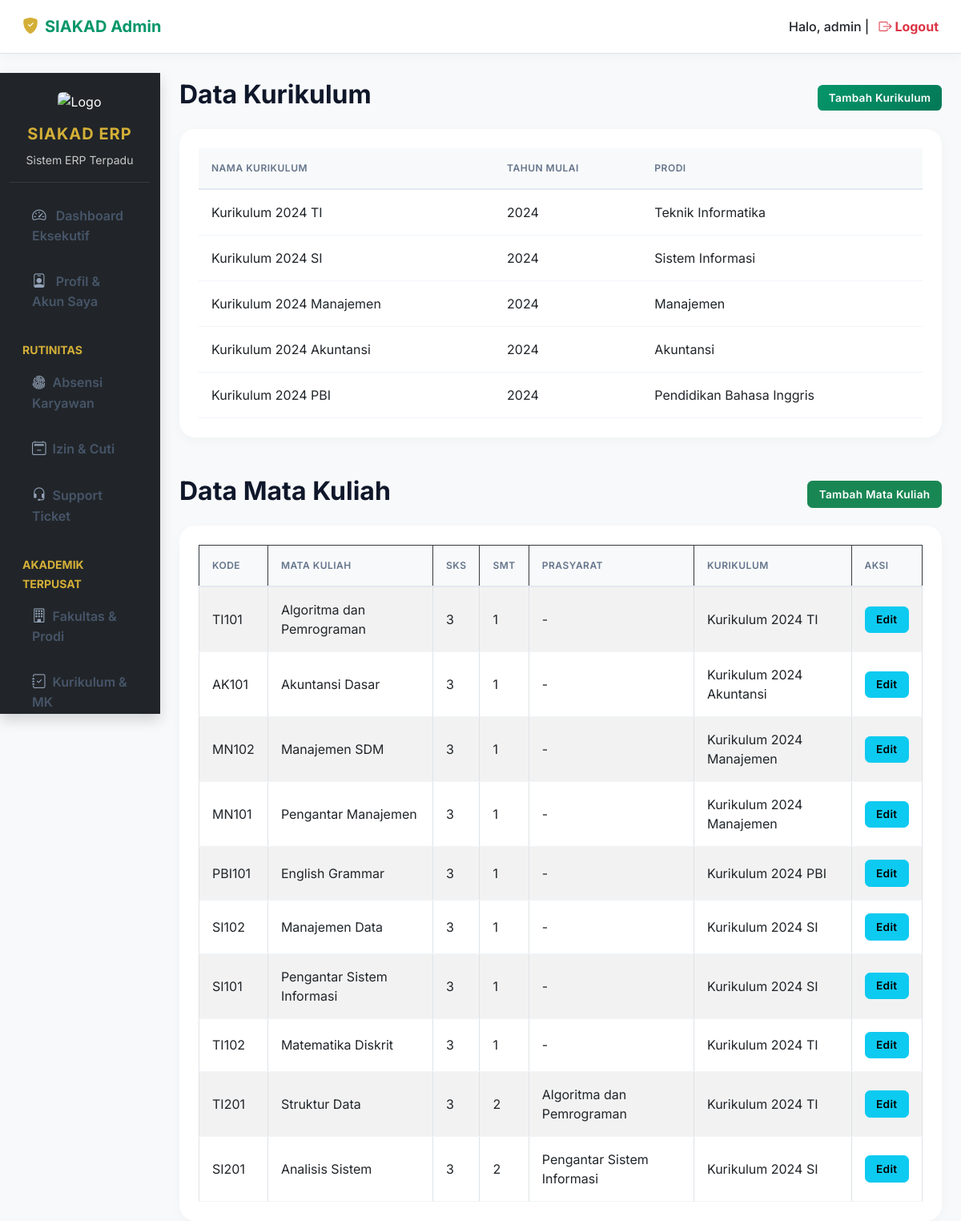
Page /views/admin/kurikulum.php (signed in) on the committed database.
### tables this page shows
CREATE TABLE `kurikulum` (
  `id_kurikulum` int(11) NOT NULL AUTO_INCREMENT,
  `nama_kurikulum` varchar(100) NOT NULL,
  `tahun_mulai` year(4) NOT NULL,
  `id_prodi` int(11) NOT NULL,
  PRIMARY KEY (`id_kurikulum`),
  KEY `id_prodi` (`id_prodi`),
  CONSTRAINT `kurikulum_ibfk_1` FOREIGN KEY (`id_prodi`) REFERENCES `prodi` (`id_prodi`)
);

CREATE TABLE `prodi` (
  `id_prodi` int(11) NOT NULL AUTO_INCREMENT,
  `nama_prodi` varchar(100) NOT NULL,
  `id_fakultas` int(11) DEFAULT NULL,
  PRIMARY KEY (`id_prodi`)
);

CREATE TABLE `mata_kuliah` (
  `id_mk` int(11) NOT NULL AUTO_INCREMENT,
  `kode_mk` varchar(20) NOT NULL,
  `nama_mk` varchar(100) NOT NULL,
  `sks` int(11) NOT NULL,
  `semester` int(11) NOT NULL,
  `id_prasyarat` int(11) DEFAULT NULL,
  `id_kurikulum` int(11) NOT NULL,
  PRIMARY KEY (`id_mk`),
  UNIQUE KEY `kode_mk` (`kode_mk`),
  KEY `id_prasyarat` (`id_prasyarat`),
  KEY `id_kurikulum` (`id_kurikulum`),
  KEY `idx_mk_kode` (`kode_mk`),
  CONSTRAINT `mata_kuliah_ibfk_1` FOREIGN KEY (`id_prasyarat`) REFERENCES `mata_kuliah` (`id_mk`),
  CONSTRAINT `mata_kuliah_ibfk_2` FOREIGN KEY (`id_kurikulum`) REFERENCES `kurikulum` (`id_kurikulum`)
);

### views/admin/kurikulum.php (the view, shortened to what this page needs)
<?php
require_once '../../config/db.php';
$kurikulumList = $pdo->query('SELECT k.*, p.nama_prodi FROM kurikulum k JOIN prodi p ON k.id_prodi = p.id_prodi ORDER BY k.tahun_mulai DESC')->fetchAll();
$mkList = $pdo->query('SELECT mk.*, pr.nama_mk AS nama_prasyarat, k.nama_kurikulum FROM mata_kuliah mk LEFT JOIN mata_kuliah pr ON mk.id_prasyarat = pr.id_mk JOIN kurikulum k ON mk.id_kurikulum = k.id_kurikulum ORDER BY mk.semester ASC')->fetchAll();
?>
<!DOCTYPE html>
<html lang="id">
<head>
    <link href="https://cdn.jsdelivr.net/npm/bootstrap@5.3.0/dist/css/bootstrap.min.css" rel="stylesheet">
    <link rel="stylesheet" href="../../public/css/style.css">
    <link rel="stylesheet" href="https://cdn.jsdelivr.net/npm/bootstrap-icons@1.11.1/font/bootstrap-icons.css">
</head>
<body class="bg-light">
<nav class="navbar navbar-expand-lg border-bottom sticky-top bg-white px-3 mb-4 shadow-sm">
    <div class="container-fluid">
        <a class="navbar-brand fw-bold text-primary" href="dashboard.php">
            <i class="bi bi-shield-fill-check text-warning me-2"></i>SIAKAD Admin
        </a>
        <span class="navbar-text ms-auto text-dark fw-medium">
            Halo, <?= htmlspecialchars($_SESSION['user']['username'] ?? 'Admin') ?> |
            <a href="../../auth/logout.php" class="text-danger fw-bold text-decoration-none ms-2"><i class="bi bi-box-arrow-right"></i> Logout</a>
        </span>
    </div>
</nav>
<div class="container-fluid">
  <div class="row">
    <?php include 'includes/sidebar.php'; ?>
    <main class="col-md-9 ms-sm-auto col-lg-10 px-md-4 mt-2">
    <div class="d-flex justify-content-between align-items-center mb-3">
        <h2>Data Kurikulum</h2>
        <button class="btn btn-primary btn-sm" data-bs-toggle="modal" data-bs-target="#kurikulumModal">Tambah Kurikulum</button>
    </div>
    <div class="card shadow-sm mb-5">
        <div class="card-body">
            <table class="table table-hover">
                <thead><tr><th>Nama Kurikulum</th><th>Tahun Mulai</th><th>Prodi</th></tr></thead>
                <tbody>
                    <?php foreach ($kurikulumList as $k): ?>
                    <tr>
                        <td><?= htmlspecialchars($k['nama_kurikulum']) ?></td>
                        <td><?= htmlspecialchars($k['tahun_mulai']) ?></td>
                        <td><?= htmlspecialchars($k['nama_prodi']) ?></td>
                    </tr>
                    <?php endforeach; ?>
                </tbody>
            </table>
        </div>
    </div>
    <div class="d-flex justify-content-between align-items-center mb-3">
        <h2>Data Mata Kuliah</h2>
        <button class="btn btn-success btn-sm" data-bs-toggle="modal" data-bs-target="#mkModal" onclick="resetMkForm()">Tambah Mata Kuliah</button>
    </div>
    <div class="card shadow-sm">
        <div class="card-body">
            <table class="table table-bordered table-striped">
                <thead class="table-dark">
                    <tr>
                        <th>Kode</th>
                        <th>Mata Kuliah</th>
                        <th>SKS</th>
                        <th>SMT</th>
                        <th>Prasyarat</th>
                        <th>Kurikulum</th>
                        <th>Aksi</th>
                    </tr>
                </thead>
                <tbody>
                    <?php foreach ($mkList as $mk): ?>
                    <tr>
                        <td><?= htmlspecialchars($mk['kode_mk']) ?></td>
                        <td><?= htmlspecialchars($mk['nama_mk']) ?></td>
                        <td><?= htmlspecialchars($mk['sks']) ?></td>
                        <td><?= htmlspecialchars($mk['semester']) ?></td>
                        <td><?= $mk['nama_prasyarat'] ? htmlspecialchars($mk['nama_prasyarat']) : '-' ?></td>
                        <td><?= htmlspecialchars($mk['nama_kurikulum']) ?></td>
                        <td>
                            <button class="btn btn-sm btn-info" onclick='editMk(<?= json_encode($mk) ?>)'>Edit</button>
                        </td>
                    </tr>
                    <?php endforeach; ?>
                </tbody>
            </table>
        </div>
    </div>
</div>
  </div>
</body>
</html>

### public/css/style.css (style rules this page uses)
:root { --stis-green: #059669; --stis-green-hover: #047857; --stis-green-soft: rgba(5, 150, 105, 0.08); --stis-gold: #d4af37; --stis-gold-dark: #b5952f; --glass-bg: rgba(255, 255, 255, 0.7); --glass-border: rgba(255, 255, 255, 0.4); }
.text-primary { color: var(--stis-green) !important; }
.btn-primary { background-color: var(--stis-green) !important; border-color: var(--stis-green) !important; color: white !important; }
.text-warning { color: var(--stis-gold) !important; }
body { font-family: 'Inter', sans-serif; background-color: #f4f7f9; color: #2b3445; }
.card { border: none !important; border-radius: 1.25rem !important; box-shadow: 0 10px 30px rgba(0, 0, 0, 0.04) !important; transition: transform 0.3s cubic-bezier(0.34, 1.56, 0.64, 1), box-shadow 0.3s ease; background: #ffffff; }
.card-body { padding: 1.5rem; }
.table { vertical-align: middle; margin-bottom: 0; }
.table thead th { background-color: #f8f9fa; color: #64748b; font-weight: 600; text-transform: uppercase; font-size: 0.75rem; letter-spacing: 0.5px; border-bottom: 2px solid #e2e8f0; border-top: none; padding: 1rem; }
.table tbody td { padding: 1rem; border-bottom: 1px solid #f1f5f9; }
.btn { font-weight: 600; letter-spacing: 0.3px; border-radius: 0.5rem; padding: 0.5rem 1.25rem; transition: all 0.2s ease; }
.btn-sm { padding: 0.35rem 0.85rem; font-size: 0.85rem; border-radius: 0.4rem; }
.btn-primary { background: linear-gradient(135deg, var(--stis-green), var(--stis-green-hover)) !important; border: none !important; }
h1, h2, h3, h4, h5, h6 { font-weight: 700; color: #0f172a; }
.navbar { box-shadow: 0 2px 15px rgba(0,0,0,0.04) !important; padding: 0.8rem 1.5rem; }
.shadow-sm { box-shadow: 0 4px 15px rgba(0,0,0,0.03) !important; }

### rows in the picture
kurikulum: nama_kurikulum "Kurikulum 2024 TI", tahun_mulai "2024", id_prodi.nama_prodi "Teknik Informatika"
kurikulum: nama_kurikulum "Kurikulum 2024 SI", tahun_mulai "2024", id_prodi.nama_prodi "Sistem Informasi"
kurikulum: nama_kurikulum "Kurikulum 2024 Manajemen", tahun_mulai "2024", id_prodi.nama_prodi "Manajemen"
kurikulum: nama_kurikulum "Kurikulum 2024 Akuntansi", tahun_mulai "2024", id_prodi.nama_prodi "Akuntansi"
kurikulum: nama_kurikulum "Kurikulum 2024 PBI", tahun_mulai "2024", id_prodi.nama_prodi "Pendidikan Bahasa Inggris"
mata_kuliah: kode_mk "TI101", nama_mk "Algoritma dan Pemrograman", sks "3", semester "1", id_kurikulum.nama_kurikulum "Kurikulum 2024 TI"
mata_kuliah: kode_mk "AK101", nama_mk "Akuntansi Dasar", sks "3", semester "1", id_kurikulum.nama_kurikulum "Kurikulum 2024 Akuntansi"
mata_kuliah: kode_mk "MN102", nama_mk "Manajemen SDM", sks "3", semester "1", id_kurikulum.nama_kurikulum "Kurikulum 2024 Manajemen"
mata_kuliah: kode_mk "MN101", nama_mk "Pengantar Manajemen", sks "3", semester "1", id_kurikulum.nama_kurikulum "Kurikulum 2024 Manajemen"
mata_kuliah: kode_mk "PBI101", nama_mk "English Grammar", sks "3", semester "1", id_kurikulum.nama_kurikulum "Kurikulum 2024 PBI"
mata_kuliah: kode_mk "SI102", nama_mk "Manajemen Data", sks "3", semester "1", id_kurikulum.nama_kurikulum "Kurikulum 2024 SI"
mata_kuliah: kode_mk "SI101", nama_mk "Pengantar Sistem Informasi", sks "3", semester "1", id_kurikulum.nama_kurikulum "Kurikulum 2024 SI"
mata_kuliah: kode_mk "TI102", nama_mk "Matematika Diskrit", sks "3", semester "1", id_kurikulum.nama_kurikulum "Kurikulum 2024 TI"
mata_kuliah: kode_mk "TI201", nama_mk "Struktur Data", sks "3", semester "2", id_prasyarat.nama_mk "Algoritma dan Pemrograman", id_kurikulum.nama_kurikulum "Kurikulum 2024 TI"
mata_kuliah: kode_mk "SI201", nama_mk "Analisis Sistem", sks "3", semester "2", id_prasyarat.nama_mk "Pengantar Sistem Informasi", id_kurikulum.nama_kurikulum "Kurikulum 2024 SI"

### other values in the picture
$_SESSION['user']['username'] "admin"
$sys['nama_kampus'] "SIAKAD ERP"
